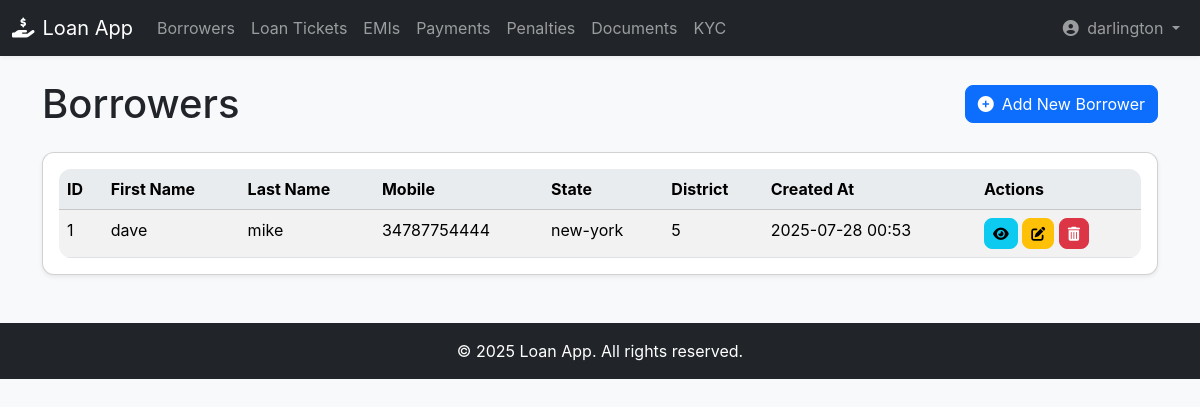
The page /loan_app/borrowers/ (signed in) on the database its author committed.
### loan_app/models.py (models this page shows, shortened)
class Borrower(models.Model):
    first_name = models.CharField(max_length=50, null=False, blank=False)
    last_name = models.CharField(max_length=50, null=False, blank=False)
    mobile = models.CharField(max_length=15, null=False, blank=False)
    alternate_mobile = models.CharField(max_length=15, blank=True, null=True) # Can be null or blank
    state = models.CharField(max_length=50, null=False, blank=False)
    district = models.CharField(max_length=50, null=False, blank=False)
    pincode = models.CharField(max_length=10, null=False, blank=False) # Pincode can have leading zeros, better as CharField
    address = models.CharField(max_length=250, null=False, blank=False)
    account_number = models.CharField(max_length=50, null=False, blank=False)
    ifsc_code = models.CharField(max_length=11, null=False, blank=False)
    bank_name = models.CharField(max_length=50, null=False, blank=False)
    branch_name = models.CharField(max_length=50, null=False, blank=False)
    created_at = models.DateTimeField(auto_now_add=True)
    class Meta:
        verbose_name = "Borrower"
        verbose_name_plural = "Borrowers"
        ordering = ['-created_at'] # Order by creation date, newest first

### loan_app/views.py (the view)
# urls.py: path('borrowers/', views.BorrowerListView.as_view(), name='borrower_list'),
class BorrowerListView(ListView):
    model = Borrower
    template_name = 'loan_app/borrower_list.html'
    context_object_name = 'borrowers'
    paginate_by = 10

### loan_app/templates/loan_app/borrower_list.html (shortened to what this page needs)
{% extends 'base.html' %}
{% block content %}
<div class="d-flex justify-content-between align-items-center mb-4">
    <h1 class="mb-0">Borrowers</h1>
    <a href="{% url 'borrower_create' %}" class="btn btn-primary">
        <i class="fas fa-plus-circle me-2"></i>Add New Borrower
    </a>
</div>
<div class="card shadow-sm">
    <div class="card-body">
        {% if borrowers %}
            <div class="table-responsive">
                <table class="table table-striped table-hover mb-0">
                    <thead class="table-light">
                        <tr>
                            <th>ID</th>
                            <th>First Name</th>
                            <th>Last Name</th>
                            <th>Mobile</th>
                            <th>State</th>
                            <th>District</th>
                            <th>Created At</th>
                            <th>Actions</th>
                        </tr>
                    </thead>
                    <tbody>
                        {% for borrower in borrowers %}
                            <tr>
                                <td>{{ borrower.id }}</td>
                                <td>{{ borrower.first_name }}</td>
                                <td>{{ borrower.last_name }}</td>
                                <td>{{ borrower.mobile }}</td>
                                <td>{{ borrower.state }}</td>
                                <td>{{ borrower.district }}</td>
                                <td>{{ borrower.created_at|date:"Y-m-d H:i" }}</td>
                                <td>
                                    <a href="{% url 'borrower_detail' borrower.pk %}" class="btn btn-info btn-sm" title="View Details">
                                        <i class="fas fa-eye"></i>
                                    </a>
                                    <a href="{% url 'borrower_update' borrower.pk %}" class="btn btn-warning btn-sm" title="Edit">
                                        <i class="fas fa-edit"></i>
                                    </a>
                                    <a href="{% url 'borrower_delete' borrower.pk %}" class="btn btn-danger btn-sm" title="Delete">
                                        <i class="fas fa-trash-alt"></i>
                                    </a>
                                </td>
                            </tr>
                        {% endfor %}
                    </tbody>
                </table>
            </div>
        {% else %}
            <p class="text-center py-4">No borrowers found. <a href="{% url 'borrower_create' %}">Add one now!</a></p>
        {% endif %}
    </div>
</div>
{% endblock %}

### loan_app/templates/base.html (shortened to what this page needs)
<!DOCTYPE html>
<html lang="en">
<head>
    <link href="https://cdn.jsdelivr.net/npm/bootstrap@5.3.3/dist/css/bootstrap.min.css" rel="stylesheet" xintegrity="sha384-QWTKZyjpPEjISv5WaRU9OFeRpok6YctnYmDr5pNlyT2bRjXh0JMhjY6hW+ALEwIH">
    <link rel="stylesheet" href="https://cdnjs.cloudflare.com/ajax/libs/font-awesome/6.5.2/css/all.min.css" xintegrity="sha512-SnH5WK+bZxgPHs44uWIX+LLJAJ9/2PkPKZ5QiAj6Ta86w+fsb2TkcmfRyVX3pBnMFcV7oQPJkl9QevSCWr3W6A==" />
</head>
<body>
    <nav class="navbar navbar-expand-lg navbar-dark bg-dark">
        <div class="container-fluid">
            <a class="navbar-brand" href="{% url 'index' %}">
                <i class="fas fa-hand-holding-usd me-2"></i>Loan App
            </a>
            <div class="collapse navbar-collapse" id="navbarNav">
                <ul class="navbar-nav me-auto mb-2 mb-lg-0">
                    <li class="nav-item">
                        <a class="nav-link" href="{% url 'borrower_list' %}">Borrowers</a>
                    </li>
                    <li class="nav-item">
                        <a class="nav-link" href="{% url 'loan_ticket_list' %}">Loan Tickets</a>
                    </li>
                    <li class="nav-item">
                        <a class="nav-link" href="{% url 'emi_list' %}">EMIs</a>
                    </li>
                    <li class="nav-item">
                        <a class="nav-link" href="{% url 'payment_list' %}">Payments</a>
                    </li>
                    <li class="nav-item">
                        <a class="nav-link" href="{% url 'penalty_list' %}">Penalties</a>
                    </li>
                    <li class="nav-item">
                        <a class="nav-link" href="{% url 'document_list' %}">Documents</a>
                    </li>
                    <li class="nav-item">
                        <a class="nav-link" href="{% url 'kyc_list' %}">KYC</a>
                    </li>
                </ul>
                <ul class="navbar-nav">
                    {% if user.is_authenticated %}
                        <li class="nav-item dropdown">
                            <a class="nav-link dropdown-toggle" href="#" id="navbarDropdown" role="button" data-bs-toggle="dropdown" aria-expanded="false">
                                <i class="fas fa-user-circle me-1"></i> {{ user.username }}
                            </a>
                        </li>
                    {% else %}
                        <li class="nav-item">
                            <a class="nav-link" href="{% url 'admin:login' %}"><i class="fas fa-sign-in-alt me-1"></i>Login</a>
                        </li>
                    {% endif %}
                </ul>
            </div>
        </div>
    </nav>
    <div class="container mt-4 mb-5">
        {% block content %}{% endblock %}
    </div>
    <footer class="footer mt-auto py-3 bg-dark">
        <div class="container text-center">
            <span>&copy; {{ current_year }} Loan App. All rights reserved.</span>
        </div>
    </footer>
</body>
</html>

### loan_app/templates/base.html (style rules this page uses)
body { font-family: 'Inter', sans-serif; background-color: #f8f9fa; }
.navbar { box-shadow: 0 2px 4px rgba(0,0,0,.05); }
.footer { background-color: #343a40; color: white; padding: 20px 0; text-align: center; position: relative; bottom: 0; width: 100%; }
.card { border-radius: 0.75rem; box-shadow: 0 0.125rem 0.25rem rgba(0, 0, 0, 0.075); }
.btn { border-radius: 0.5rem; }
.table { border-radius: 0.75rem; overflow: hidden; }
.table thead th { background-color: #e9ecef; }

### rows shown on the page
Borrower: id "1", first_name "dave", last_name "mike", mobile "34787754444", state "new-york", district "5", created_at "2025-07-28 00:53"

### other values the page prints
{{ user.username }} "darlington"
